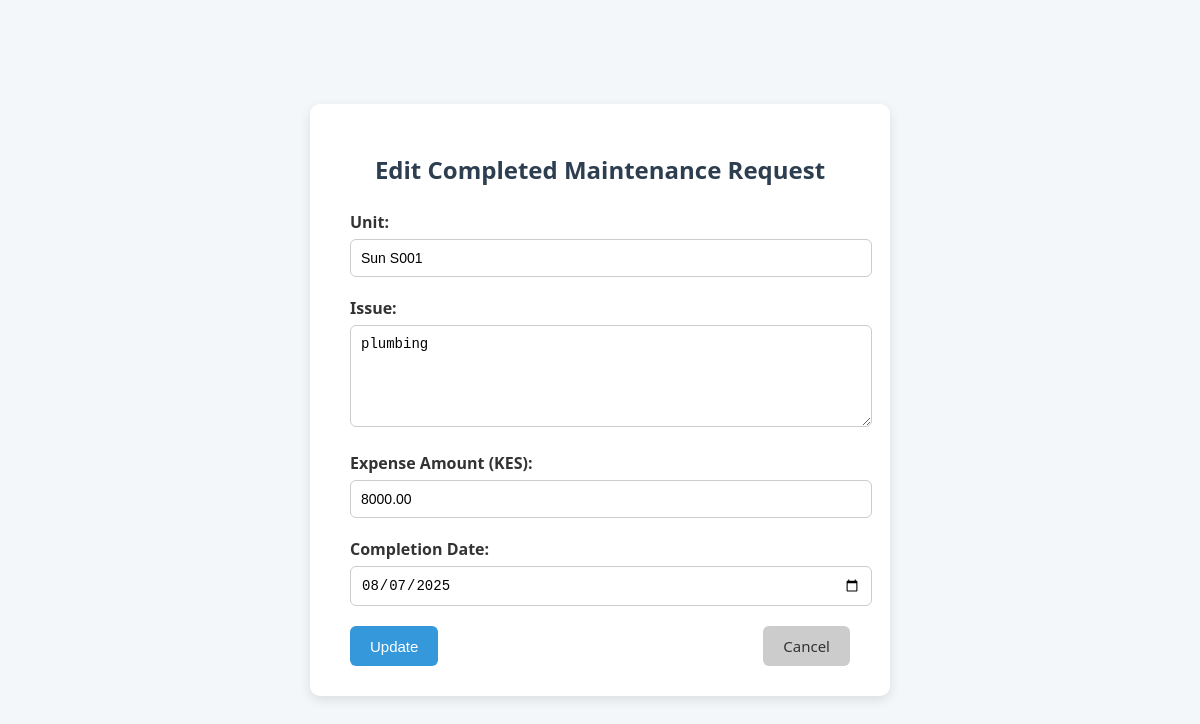
/APARTMENT/admin/Maintenance/edit_completed.php?id=23, run on the app's committed database.
### tables this page shows
CREATE TABLE `completed_requests` (
  `id` int(11) NOT NULL,
  `client_id` int(11) NOT NULL,
  `unit` varchar(50) DEFAULT NULL,
  `house_type` varchar(50) DEFAULT NULL,
  `issue` text DEFAULT NULL,
  `expense_amount` decimal(10,2) DEFAULT NULL,
  `completion_date` date DEFAULT NULL
);

### APARTMENT/admin/Maintenance/edit_completed.php (the view, shortened to what this page needs)
<?php
include '../config/db_connect.php';
$id = intval($_GET['id']);
$result = mysqli_query($conn, "SELECT * FROM completed_requests WHERE id = $id");
$row = mysqli_fetch_assoc($result);
?>
<!DOCTYPE html>
<html>
<head>
    <link rel="stylesheet" href="../assets/css/style.css">
</head>
<body>
<div class="edit-container">
    <h2>Edit Completed Maintenance Request</h2>
    <form method="POST">
        <label>Unit:</label>
        <input type="text" name="unit" value="<?= htmlspecialchars($row['unit']) ?>" required>
        <label>Issue:</label>
        <textarea name="issue" required><?= htmlspecialchars($row['issue']) ?></textarea>
        <label>Expense Amount (KES):</label>
        <input type="number" name="expense" step="0.01" value="<?= $row['expense_amount'] ?>" required>
        <label>Completion Date:</label>
        <input type="date" name="completion_date" value="<?= $row['completion_date'] ?>" required>
        <div class="btn-group">
            <button type="submit" name="update">Update</button>
            <a href="completed.php" class="cancel-btn">Cancel</a>
        </div>
    </form>
</div>
</body>
</html>

### APARTMENT/admin/assets/css/style.css (style rules this page uses)
body { margin: 0; font-family: 'Segoe UI', sans-serif; background: #dee6eeb6; color: #333; }
label { font-weight: bold; display: block; margin-bottom: 5px; color: #555; }
input, select, textarea { width: 100%; padding: 10px; font-size: 15px; border: 1px solid #ccc; border-radius: 6px; margin-bottom: 10px; }
textarea { resize: vertical; }
button { padding: 12px 20px; background: #1abc9c; color: white; border: none; border-radius: 6px; font-size: 16px; cursor: pointer; transition: background 0.2s ease; }

### APARTMENT/admin/Maintenance/edit_completed.php (style rules this page uses)
body { font-family: 'Segoe UI', Tahoma, Geneva, Verdana, sans-serif; background: #f4f7f9; display: flex; justify-content: center; align-items: center; min-height: 100vh; margin: 0; }
.edit-container { background: #ffffff; padding: 30px 40px; border-radius: 10px; box-shadow: 0 4px 12px rgba(0,0,0,0.1); max-width: 500px; width: 100%; }
h2 { text-align: center; margin-bottom: 25px; color: #2c3e50; }
label { font-weight: bold; display: block; margin-bottom: 6px; color: #333; }
input[type="text"], input[type="number"], input[type="date"], textarea { width: 100%; padding: 10px; border: 1px solid #ccc; border-radius: 6px; margin-bottom: 20px; font-size: 14px; }
textarea { resize: vertical; height: 80px; }
.btn-group { display: flex; justify-content: space-between; }
button[type="submit"] { background-color: #3498db; color: white; padding: 10px 20px; border: none; border-radius: 6px; font-size: 15px; cursor: pointer; transition: background 0.3s ease; }
.cancel-btn { background-color: #ccc; color: #333; text-decoration: none; padding: 10px 20px; border-radius: 6px; font-size: 15px; transition: background 0.3s ease; }

### data on the page
completed_requests: unit "Sun S001", issue "plumbing", expense "8000.00", completion_date "08/07/2025"
